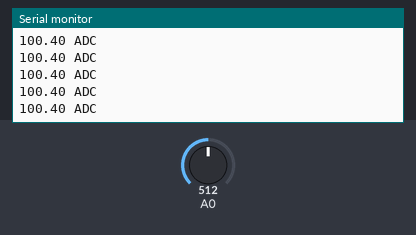
Bench run of a sketch on a simulated Arduino Uno, built with avr-gcc and run on an emulated ATmega328P. Parts: the last lines printed to the serial monitor. The inputs (shaded band) are chosen by the test bench; at power-on: A0 = 512.

Above: at 1.2 s.
1.3 s: A0 set to 716
At 1.32 s:
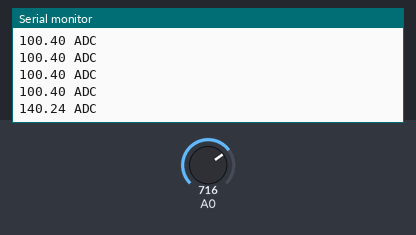
4.3 s: A0 set to 900
At 4.34 s:
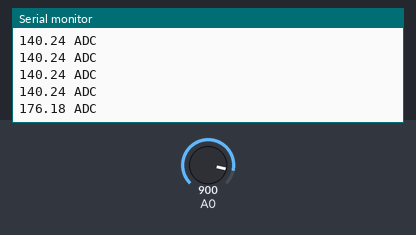
Timing chart, 0 to 7.3 s (numbered marks = the images above; inputs shaded):
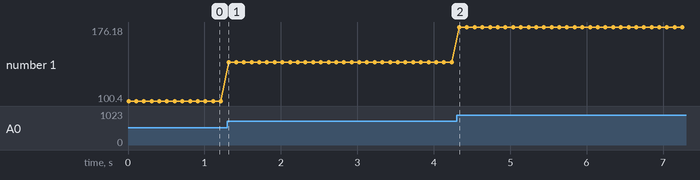

Measured:
- after the input at 1.3 s, the serial monitor: prints a new line at once (image 1)
- after the input at 4.3 s, the serial monitor: prints a new line at once (image 2)
- plotted number 1: 100.4 → 140.24 after the input at 1.3 s, 140.24 → 176.18 after the input at 4.3 s

The sketch:

sketch_apr03a.ino
```cpp
float Vol =0 ,Ampe,K=0,P=0,P_=0,Q=5,R=50,x_hat=0,abc=0;

void setup() {
  // put your setup code here, to run once:
  Serial.begin(9600);
  ///////////////////////////////////////////////////////////
  /////////// set lai gia tri doc ADC ///////////////////////
  analogReference(EXTERNAL);

}

void loop()
{
  // put your main code here, to run repeatedly:

  concentration_dust();


}

void concentration_dust()
  {
       /////////// do nong do bui


   Vol = analogRead(A0)*2.0/1024.0 ;

   x_hat = Vol*100 + 0.4;


  ///////////////////// ---------- Kalman filter ---------------------//////////////////////////////

 // P_ = P + Q;
 // K = P_/ (P_ + R);
 // x_hat = (x_hat + K*((float) Vol - x_hat)) + 0.4;

//  P = (1 -K)*P_ ;

  /////////////////// --------------------------------------------------------------------

  Serial.println(" ADC");
 //Serial.write (0x22);
  Serial.print(x_hat);
// Serial.write(0x22);
 // Serial.write(0xff);
 // Serial.write(0xff);
 //Serial.write(0xff);
   delay(100);
  }
```
